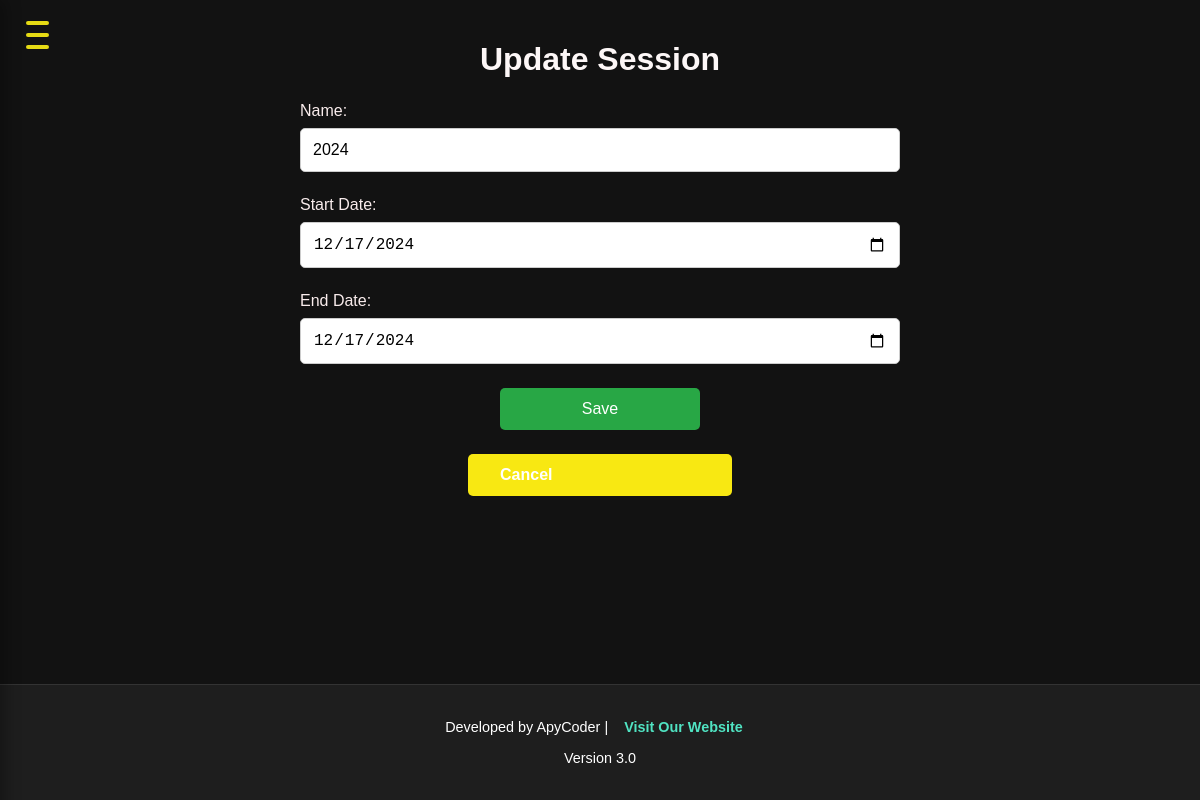
Screenshot of /sessions/update/1/ with the database file from the repository.
### app1/models.py (models this page shows, shortened)
class Session(models.Model):
    start_date = models.DateField()
    end_date = models.DateField()
    name = models.CharField(max_length=100)

### app1/views.py (the view)
# urls.py: path('sessions/update/<int:pk>/', views.session_update, name='session_update'),
def session_update(request, pk):
    session = get_object_or_404(Session, pk=pk)
    if request.method == "POST":
        session.name = request.POST['name']
        session.start_date = request.POST['start_date']
        session.end_date = request.POST['end_date']
        session.save()
        return redirect('session_list')
    return render(request, 'session_form.html', {'session': session})

### templates/session_form.html (shortened to what this page needs)
{% extends 'base.html' %}
{% block content %}
<h1 class="uni-h1">{% if session %}Update{% else %}Create{% endif %} Session</h1>
<form method="post" class="uni-form">
    <div class="uni-form-group">
        <label for="name">Name:</label>
        <input type="text" id="name" name="name" class="form-control" value="{{ session.name|default:'' }}" required placeholder="Enter session name">
    </div>
    <div class="uni-form-group">
        <label for="start_date">Start Date:</label>
        <input type="date" id="start_date" name="start_date" class="form-control" value="{{ session.start_date|date:'Y-m-d' }}" placeholder="Select start date">
    </div>
    <div class="uni-form-group">
        <label for="end_date">End Date:</label>
        <input type="date" id="end_date" name="end_date" class="form-control" value="{{ session.end_date|date:'Y-m-d' }}" placeholder="Select end date">
    </div>
    <button type="submit" class="uni-btn uni-btn-success">Save</button>
    <a href="{% url 'session_list' %}" class="uni-btn uni-btn-secondary">Cancel</a>
</form>
{% endblock %}

### static/css/home.css (style rules this page uses)
body, html { margin: 0; padding: 0; font-family: 'Arial', sans-serif; background-color: #121212; color: #ffffff; display: flex; flex-direction: column; min-height: 100vh; }
a { color: #2196F3; text-decoration: none; font-weight: bold; padding: 8px 12px; border-radius: 4px; transition: all 0.3s ease; text-transform: capitalize; }

### templates/session_form.html (style rules this page uses)
.uni-h1 { font-size: 2rem; font-weight: bold; text-align: center; margin-bottom: 1.5rem; color: hsl(0, 56%, 98%); }
.uni-form { display: flex; flex-direction: column; align-items: center; gap: 1.5rem; margin-top: 1rem; }
.uni-form-group { width: 100%; max-width: 600px; display: flex; flex-direction: column; }
.uni-form-group label { font-size: 1rem; margin-bottom: 0.5rem; color: hsl(0, 50%, 95%); }
.uni-form-group input, .uni-form-group textarea { padding: 0.75rem; font-size: 1rem; border-radius: 5px; border: 1px solid #ccc; width: 100%; box-sizing: border-box; }
.uni-btn { padding: 0.75rem 2rem; font-size: 1rem; border-radius: 5px; cursor: pointer; text-decoration: none; width: 100%; max-width: 200px; }
.uni-btn-success { background-color: #28a745; color: white; border: none; }
.uni-btn-secondary { background-color: hsl(56, 94%, 52%); color: white; border: none; }

### rows the page displays
Session: name "2024", start_date "12/17/2024", end_date "12/17/2024"
